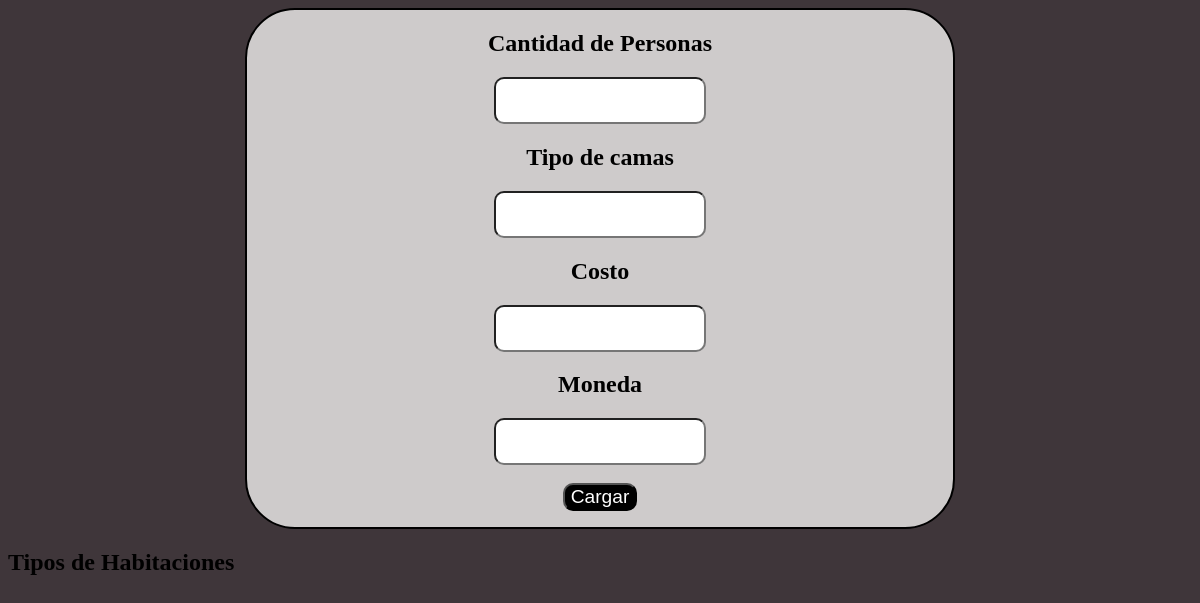
The page /cargarTipoHabitacion.php on the database as committed earlier.
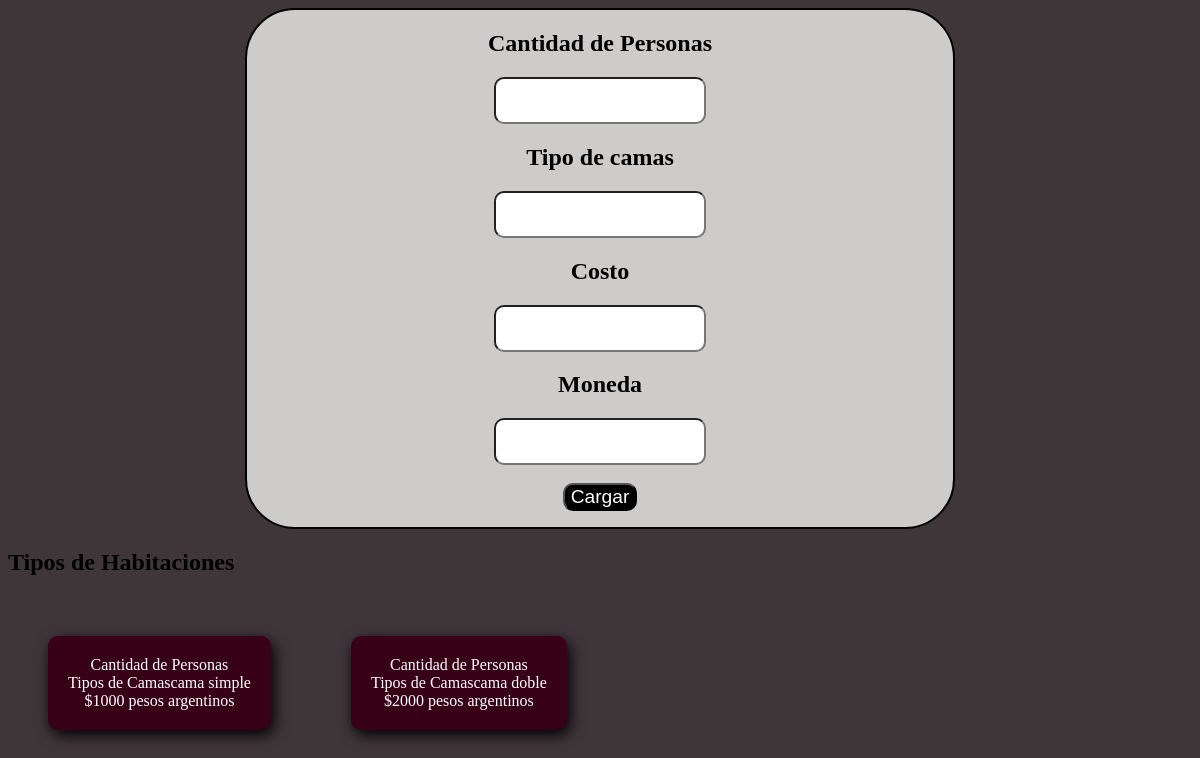
The same page on the database as committed later.
### tables this page shows
CREATE TABLE IF NOT EXISTS `servi_habitacion` (
  `id` int NOT NULL AUTO_INCREMENT,
  `cantidad_persona` int NOT NULL,
  `descripcion` varchar(500) NOT NULL,
  `costo` int NOT NULL,
  `moneda` varchar(150) NOT NULL,
  PRIMARY KEY (`id`)
);

### cargarTipoHabitacion.php (the view, shortened to what this page needs)
<!DOCTYPE html>
<!DOCTYPE html>
<html lang="en">
<head>
    <link rel="stylesheet" href="estilo.css">
</head>
<body>
    <div class="cargar">
        <form action="" method="post">
            <h2>Cantidad de Personas</h2>
            <input type="number" name="cantPer"> <br>
            <h2>Tipo de camas</h2>
            <input type="text" name="tipo"> <br>
            <h2>Costo</h2>
            <input type="number" name="costo"> <br>
            <h2>Moneda</h2>
            <input type="text" name="moneda"> <br>
            <br>
            <button id="guardar">Cargar</button>
        </form>
    </div>
    <h2>Tipos de Habitaciones</h2>
    <?php
                include('conexion.php');
                $habi = mysqli_query($conexion, "SELECT * FROM `servi_habitacion` WHERE 1");
                while ($a = mysqli_fetch_array($habi)) {
                    echo "<div class='verHabi' >";
                    echo "Cantidad de Personas".$a['cantidad_personas']." <br>";
                    echo "Tipos de Camas".$a['descripcion']." <br>";
                    echo "$".$a['costo']." ".$a['moneda'];
                    echo "</div>";
                }
        ?>
</body>
</html>

Rows that differ between the two databases and show on the page:
added servi_habitacion: descripcion "cama simple", costo "1000", moneda "pesos argentinos"
added servi_habitacion: descripcion "cama doble", costo "2000", moneda "pesos argentinos"
